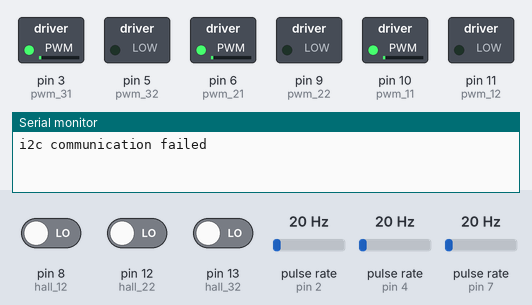
Simulated run of this sketch. Board: Arduino Uno, built with avr-gcc and run on an emulated ATmega328P. Shown: switched loads named in the sketch (green lamp = pin HIGH), the last lines printed to the serial monitor. Wiring (inferred from the names in the program): 3 × pulse sensor: data pin 2 / data pin 4 / data pin 7. The test bench sets the inputs (shaded band); at power-on: pulse rate (sensors on pin 2, pin 4, pin 7) 20 Hz, pin 12 (hall_22) LOW, pin 8 (hall_12) LOW, pin 13 (hall_32) LOW.

Above: at 1.3 s.
1.4 s: pulse rate (sensor on pin 2) set to 4 Hz
At 2.4 s:
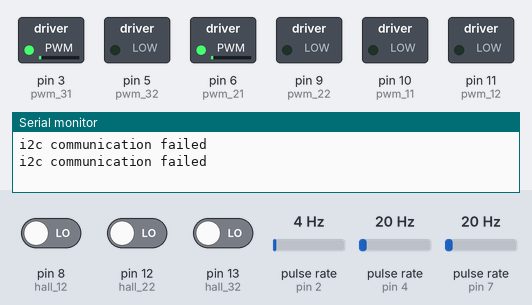
3.2 s: pulse rate (sensor on pin 4) set to 150 Hz
At 3.7 s:
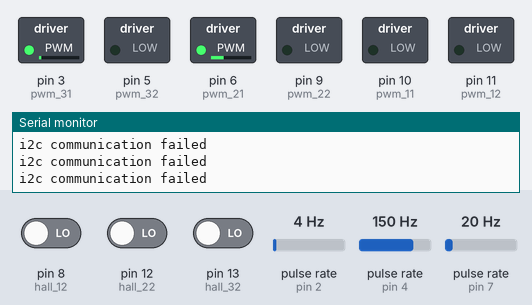
6.2 s: pulse rate (sensor on pin 7) set to 150 Hz
At 9.0 s:
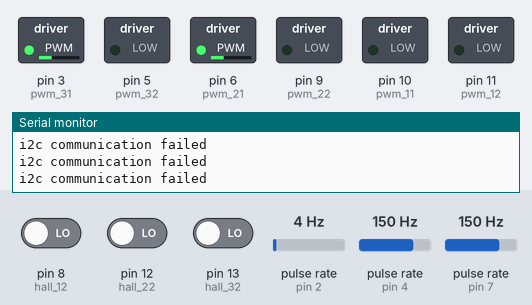
9.2 s: pulse rate (sensor on pin 7) set to 1 Hz
At 10.16 s:
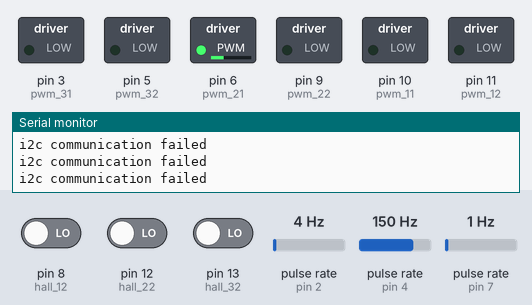
12.2 s: pin 12 (hall_22) driven HIGH
At 14.3 s:
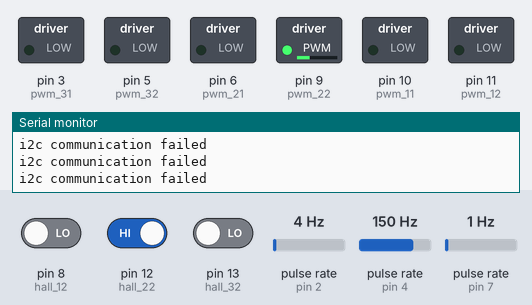
14.9 s: pulse rate (sensor on pin 4) set to 4 Hz
Timing chart, 0 to 17.6 s (numbered marks = the images above; inputs shaded):
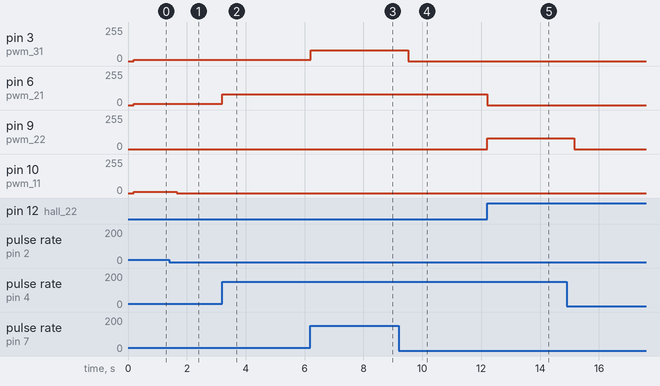

Measured:
- after the input at 1.4 s, pin 10 (pwm_11): 8/255 → 0/255 after 0.25 s
- after the input at 3.2 s, pin 6 (pwm_21): 8/255 → 80/255 at once
- after the input at 6.2 s, pin 3 (pwm_31): 8/255 → 80/255 at once
- after the input at 9.2 s, pin 3 (pwm_31): 80/255 → 0/255 after 0.32 s; pin 6 (pwm_21): stays 80/255 (without the input it goes to 88/255 after 1.1 s)
- after the input at 12.2 s, pin 9 (pwm_22): 0/255 → 80/255 at once

The sketch:

mike_arduino_motors.ino
```cpp
// lmr project arduino motors - old bootlogger

#define EI_ARDUINO_INTERRUPTED_PIN

#include <FastPID.h>
#include <EnableInterrupt.h>
#include <Wire.h>

int motor[3];
volatile boolean rFlag = false;
volatile boolean zeroFlag1 = false;
volatile boolean zeroFlag2 = false;
volatile boolean zeroFlag3 = false;
volatile byte i2cdata[256];
uint8_t writeBufferIndex;
uint8_t readBufferIndex;

unsigned long i2ctimeout = 1100; // in millis
unsigned long i2ct = 0;
int dir = 0;
int spd = 0;
int dir_old = 0;
int spd_old = 0;

//Define Variables we'll be connecting to
int Input1, Output1, Input2, Output2, Input3, Output3;
int Setpoint1 = 0;
int Setpoint2 = 0;
int Setpoint3 = 0;
int sign1 = 1;
int sign2 = 1;
int sign3 = 1;


//Specify the links and initial tuning parameters
float Kp = 8.0, Ki = 0.0, Kd = 2.2, Hz = 100;
FastPID PID1(Kp, Ki, Kd, Hz, 9, true);
FastPID PID2(Kp, Ki, Kd, Hz, 9, true);
FastPID PID3(Kp, Ki, Kd, Hz, 9, true);

#define INTEG_MAX    250
#define INTEG_MIN    -250

//Sensor
const int hall_11 = 2;
const int hall_12 = 8;
const int hall_21 = 4;
const int hall_22 = 12;
const int hall_31 = 7;
const int hall_32 = 13;
unsigned long t1, t1_updated, t2, t2_updated, t3, t3_updated;
unsigned long dt1, dt2, dt3;
unsigned long braketime = 300000;
unsigned rpm1, rpm2, rpm3;

//Driver
const int pwm_11 = 10;
const int pwm_12 = 11;
const int pwm_21 = 6;
const int pwm_22 = 9;
const int pwm_31 = 3;
const int pwm_32 = 5;
int in_11;
int in_12;
int in_21;
int in_22;
int in_31;
int in_32;


void setup()
{
  Wire.begin(83);                // join i2c bus with address #8
  delay(100);
  Wire.onReceive(receiveEvent);

  if (PID1.err()) {
    Serial.println("There is a configuration error!");
    for (;;) {}
  }
  if (PID2.err()) {
    Serial.println("There is a configuration error!");
    for (;;) {}
  }
  if (PID3.err()) {
    Serial.println("There is a configuration error!");
    for (;;) {}
  }

  PID1.setOutputRange(-255, 255);
  PID2.setOutputRange(-255, 255);
  PID3.setOutputRange(-255, 255);

  Serial.begin(115200);

  pinMode(pwm_11, OUTPUT);
  pinMode(pwm_12, OUTPUT);
  pinMode(pwm_21, OUTPUT);
  pinMode(pwm_22, OUTPUT);
  pinMode(pwm_31, OUTPUT);
  pinMode(pwm_32, OUTPUT);

  TCCR0B = TCCR0B & B11111000 | B00000011;
  TCCR1B = TCCR1B & B11111000 | B00000011;
  TCCR2B = TCCR2B & B11111000 | B00000011;


  pinMode(hall_12, INPUT);
  pinMode(hall_22, INPUT);
  pinMode(hall_32, INPUT);
  pinMode(hall_11, INPUT);
  pinMode(hall_21, INPUT);
  pinMode(hall_31, INPUT);

  enableInterrupt(hall_11, interruptFunction1, RISING);
  enableInterrupt(hall_21, interruptFunction2, RISING);
  enableInterrupt(hall_31, interruptFunction3, RISING);

  writeBufferIndex = 0;
  readBufferIndex = 0;
}

void loop()
{
  /****************************************************************

       begin I2C read and timeout funcitons

   ****************************************************************/

  if (rFlag == true)  // when data is availabe -> read it
  {
    LoadBytes();

    rFlag = false;
    i2ct = micros();
    Serial.print(motor[0]);
    Serial.print(",");
    Serial.print(motor[1]);
    Serial.print(",");
    Serial.println(motor[2]);
  }

  if ((micros() - i2ct) > (1000 * i2ctimeout)) // timeout for i2c signal
  {
    Serial.println("i2c communication failed");
    for (int i = 0; i < 3; i++) {
      motor[i] = 0;
    }
    i2ct = micros();
  }

  /****************************************************************

       end I2C read and timeout funcitons

   ****************************************************************/


  /****************************************************************

       begin changing motor setpoints

   ****************************************************************/
  // if speed or direction change requested change motor setpoints

  if (spd != spd_old || dir != dir_old) {
    motorspd_Deg(spd, dir);
    spd_old = spd;
    dir_old = dir;
  }

  Setpoint1 = motor[0];
  Setpoint2 = motor[1];
  Setpoint3 = motor[2];


  /****************************************************************

       end changing motor setpoints

   ****************************************************************/


  /****************************************************************

       begin RPM and PID calculations

   ****************************************************************/
  // calculate revolutions per minute

  dt1 = t1_updated - t1;
  if (dt1 > braketime || (micros() - t1_updated) > braketime)
  {
    rpm1 = 0;
  }
  else
  {
    rpm1 = (60000000.0 / (dt1 * 823.1)) * sign1;
  }

  dt2 = t2_updated - t2;
  if (dt2 > braketime || (micros() - t2_updated) > braketime)
  {
    rpm2 = 0;
  }
  else
  {
    rpm2 = (60000000.0 / (dt2 * 823.1)) * sign2;
  }

  dt3 = t3_updated - t3;
  if (dt3 > braketime || (micros() - t3_updated) > braketime)
  {
    rpm3 = 0;
  }
  else
  {
    rpm3 = (60000000.0 / (dt3 * 823.1)) * sign3;
  }

  Input1 = rpm1;
  Input2 = rpm2;
  Input3 = rpm3;

  // get output valuues form PID loop

  int16_t Output1 = PID1.step(Setpoint1, Input1);
  int16_t Output2 = PID2.step(Setpoint2, Input2);
  int16_t Output3 = PID3.step(Setpoint3, Input3);

  if (Setpoint1 == 0 && zeroFlag1 == 0) {
    PID1.clear();
    zeroFlag1 = 1;
    Output1 = 0;
  }

  if (Setpoint2 == 0 && zeroFlag2 == 0) {
    PID2.clear();
    zeroFlag2 = 1;
    Output2 = 0;
  }

  if (Setpoint3 == 0 && zeroFlag3 == 0) {
    PID3.clear();
    zeroFlag3 = 1;
    Output3 = 0;
  }

  if (abs(Setpoint1) > 0 && zeroFlag1 == 1) {
    zeroFlag1 = 0;
  }

  if (abs(Setpoint2) > 0 && zeroFlag2 == 1) {
    zeroFlag2 = 0;
  }

  if (abs(Setpoint3) > 0 && zeroFlag3 == 1) {
    zeroFlag3 = 0;
  }

  motor_write(Output1, Output2, Output3);
  /****************************************************************

       begin RPM and PID calculations and write to motors

   ****************************************************************/


}


void motorspd_Deg(int spd, int angle) {
  // create intermidiate angles
  int angle_1 = PI / 3 + angle * PI;
  int angle_2 = PI / 3 - angle * PI;
  int angle_3 = angle * PI;
  // calculate motor speed settings
  motor[1] = spd * cos(angle_1);
  motor[2] = spd * cos(angle_2);
  motor[3] = -spd * cos(angle_3);
}

void motor_write(int16_t Output1, int16_t Output2, int16_t Output3) {
  // reorder output pins depending on PID loop output

  if (Output1 < 0)
  { Output1 = -Output1;
    in_11 = pwm_12;
    in_12 = pwm_11;
  }
  else
  { in_11 = pwm_11;
    in_12 = pwm_12;
  }

  if (Output2 < 0)
  { Output2 = -Output2;
    in_21 = pwm_22;
    in_22 = pwm_21;
  }
  else
  { in_21 = pwm_21;
    in_22 = pwm_22;
  }

  if (Output3 < 0)
  { Output3 = -Output3;
    in_31 = pwm_32;
    in_32 = pwm_31;
  }
  else
  { in_31 = pwm_31;
    in_32 = pwm_32;
  }

  // write to motors

  analogWrite(in_11, Output1);
  analogWrite(in_12, 0);


  analogWrite(in_21, Output2);
  analogWrite(in_22, 0);


  analogWrite(in_31, Output3);
  analogWrite(in_32, 0);
}

/****************************************************************

     begin interrupts

 ****************************************************************/

char lastbyte;
char lastbyte2;
void LoadBytes(void) {
  while (writeBufferIndex != readBufferIndex)
  {
    if (i2cdata[readBufferIndex] == 251)
    {
      readBufferIndex++;
      motor[0] = i2cdata[readBufferIndex] - 80;
    }
    else if (i2cdata[readBufferIndex] == 252)
    {
      readBufferIndex++;
      motor[1] = i2cdata[readBufferIndex] - 80;
    }
    else if (i2cdata[readBufferIndex] == 253)
    {
      readBufferIndex++;
      motor[2] = i2cdata[readBufferIndex] - 80;
    }
    else if (i2cdata[readBufferIndex] == 241) {
      readBufferIndex++;
      spd = i2cdata[readBufferIndex];   // write speed value
    }
    else if (i2cdata[readBufferIndex] == 242) {
      readBufferIndex++;
      dir = i2cdata[readBufferIndex];   // write angle value

    }
    readBufferIndex++;
  }
}

void receiveEvent(int howMany) {
  //  for (int i=0; i<howMany && i<8; i++)
  //  {
  //    i2cdata[i] = Wire.read(); // receive byte as a character
  //  }
  //  rFlag = true;
  //
  while (howMany > 0)
  {
    howMany--;
    i2cdata[writeBufferIndex] = Wire.read(); // receive byte as a character
    lastbyte2 = lastbyte;
    lastbyte = i2cdata[writeBufferIndex];
    writeBufferIndex++;

    if (lastbyte2 == '\n' && lastbyte == '\r' ) {
      rFlag = true;
      break;
    }
  }
}

void interruptFunction1() {
  t1 = t1_updated;
  t1_updated = micros();
  sign1 = -1 + (digitalRead(hall_12)) * 2;
}

void interruptFunction2() {
  t2 = t2_updated;
  t2_updated = micros();
  sign2 = -1 + (digitalRead(hall_22)) * 2;
}

void interruptFunction3() {
  t3 = t3_updated;
  t3_updated = micros();
  sign3 = -1 + (digitalRead(hall_32)) * 2;
}

/****************************************************************

     end interrupts

 ****************************************************************/
```
